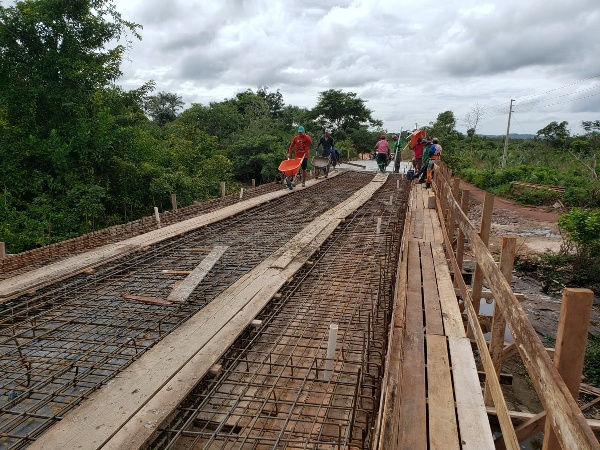
#> input picture src/ponte.jpg, 600 x 450 px
$ python Atividade20.py
#> lines starting #> are read from the running program, lines starting #| are printed output that depends on the picture
from matplotlib import pyplot as plt
import numpy as np
import cv2
img = cv2.imread('ponte.jpg')
#> img is the input picture: shape (450, 600, 3); mean B, G, R 100.2, 111.5, 117
cv2.imshow("Imagem Colorida", img)
#Separa os canais
canais = cv2.split(img)
cores = ("b", "g", "r")
plt.figure()
plt.title("'Histograma Colorido")
plt.xlabel("Intensidade")
plt.ylabel("Número de Pixels")
for (canal, cor) in zip(canais, cores):
    #Este loop executa 3 vezes, uma para cada canal
    hist = cv2.calcHist([canal], [0], None, [256], [0, 256])
    plt.plot(hist)
    plt.xlim([0, 256])
#> this loop made 3 passes
#> cor on passes 1 to 3: 'b', 'g', 'r'
plt.show()
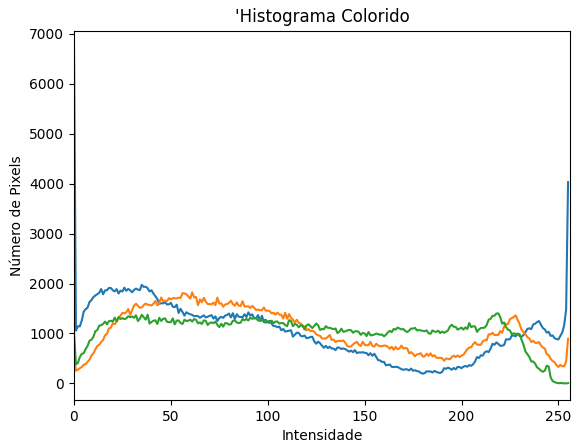
#> figure drawn by matplotlib, 1 panel; curve peaks at x = 0, y = 6727; curve peaks at x = 61, y = 1823; curve peaks at x = 219, y = 1402

$ run again, with src/Cris.jpg copied over src/ponte.jpg
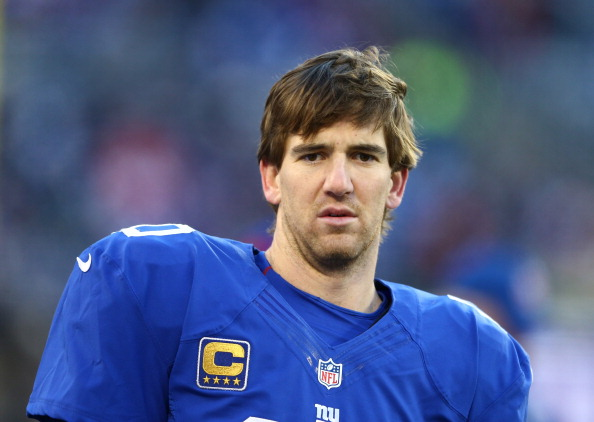
#> input picture src/Cris.jpg, 594 x 422 px
#> img is the input picture: shape (422, 594, 3); mean B, G, R 131.2, 89.4, 76.5
#> the loop `for (canal, cor) in zip(canais, cores):` made 3 passes
#> cor on passes 1 to 3: 'b', 'g', 'r'
#> `plt.show()`:
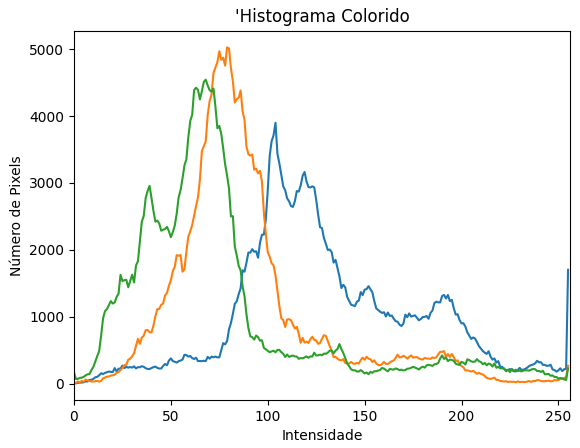
#> figure drawn by matplotlib, 1 panel; curve peaks at x = 104, y = 3900; curve peaks at x = 79, y = 5027; curve peaks at x = 68, y = 4544
